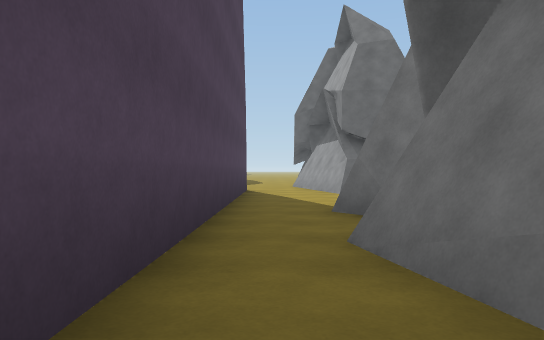
[1] (above)

17 first-person views from a walk through a scene from a Unity 3-D project. The camera is 1.2 m above the floor, looks level and sees 70° across. The floor is counted in squares, 2.29 m on a side. Each view is taken from the middle of a square. On the plan, view 1 faces up. The plan holds only what a view shows up to about 10 squares ahead; the rest is blank. The place goes on beyond the plan. The player character is not drawn. Some animated figures are left out. Some surface patterns are stand-ins.

[2]
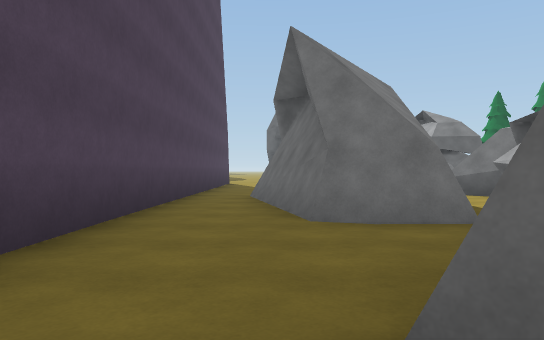

[3]
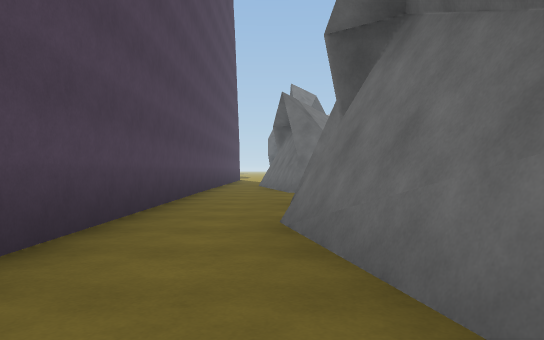

[4]
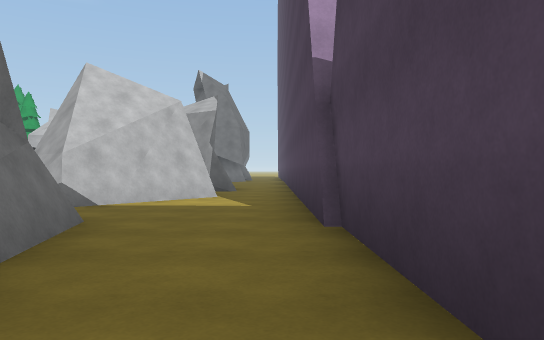

[5]
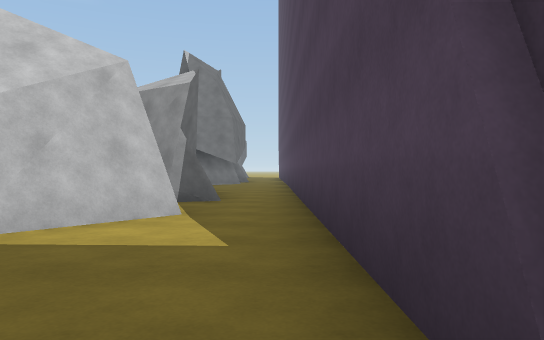

[6]
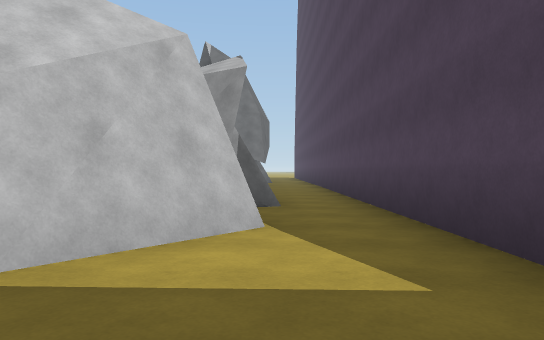

[7]
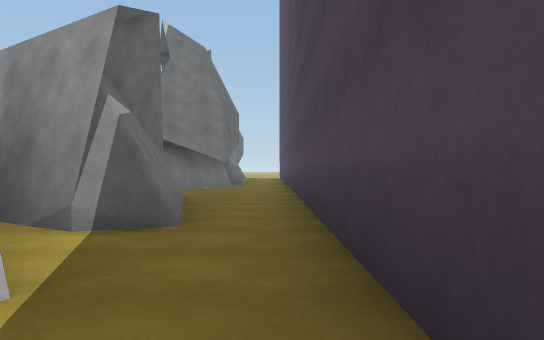

[8]
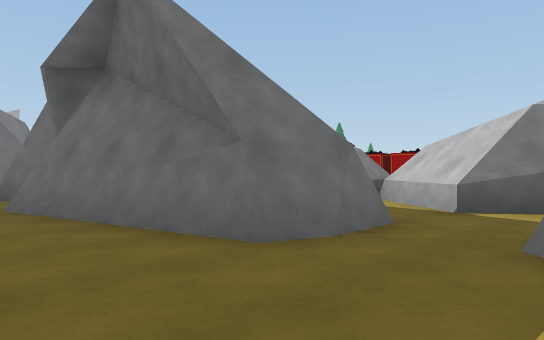

[9]
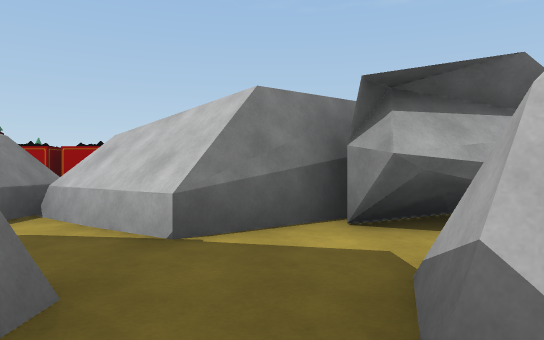

[10]
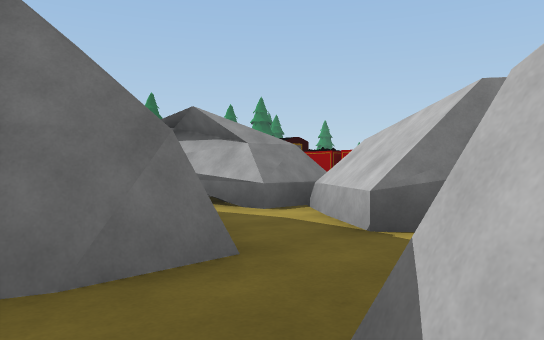

[11]
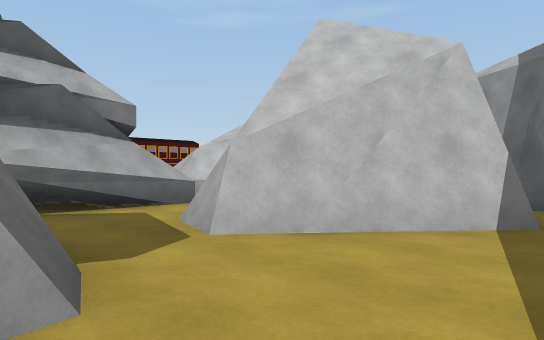

[12]
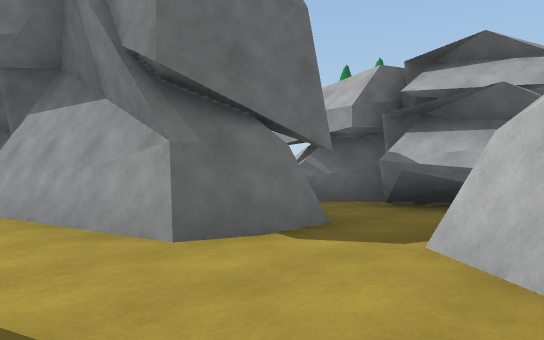

[13]
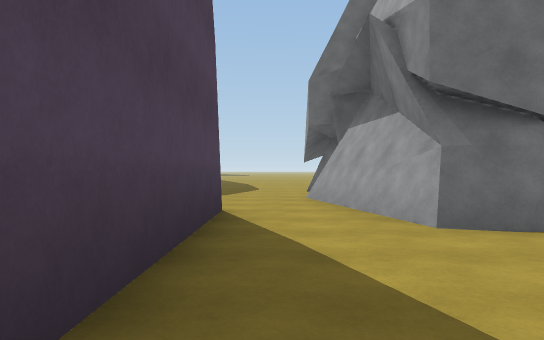

[14]
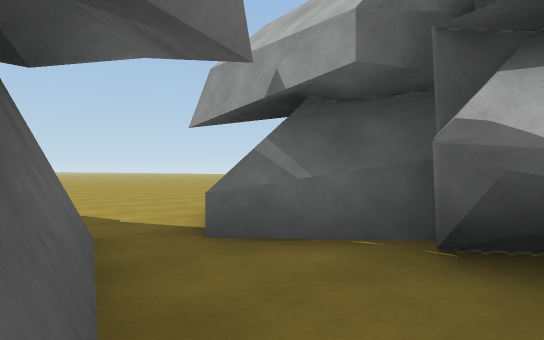

[15]
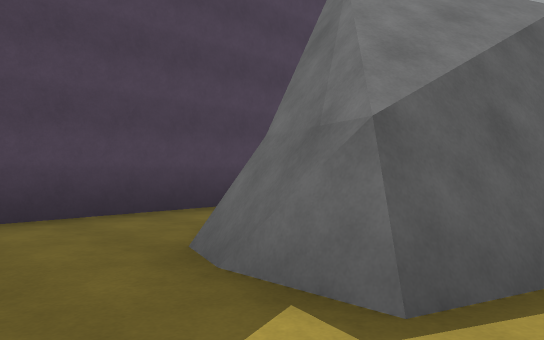

[16]
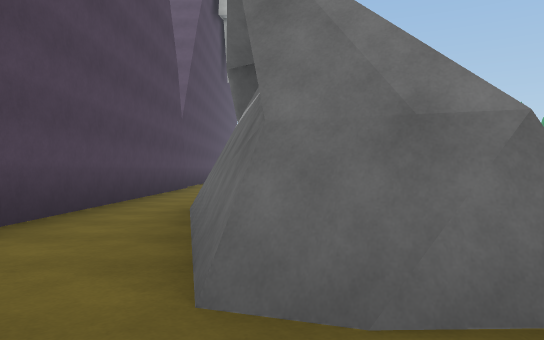

[17]
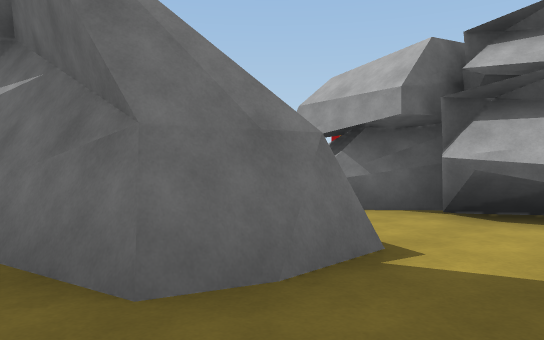

### Floor plan
Ten units are one square. View 1 is at (0, 0); x grows to the right and y downward. Boxes are objects, and circles mark ways between rooms. Rooms are numbered by the first view taken in them; rooms with no view inside come last. Other rooms are left out.
<svg viewBox="-75 -150 145 369">
<path fill="none" stroke="#000" d="M19 47 14 41M-5 97 -5 154M20 100 12 61M32 99 21 95 14 62M15 10 7 -29M27 10 16 6 15 -1M30 11 20 12M14 -5 10 -28 14 -31M11 137 30 115M13 139 31 117M11 157 17 154M14 -42 9 -48M-7 -56 -6 100M29 101 20 97M20 12 15 10M25 11 14 7M-7 -100 -7 -85M12 -105 8 -124M14 -104 10 -124M13 -140 9 -145M16 -84 12 -105M27 -83 15 -87M-7 -85 -7 -56M30 -84 17 -89 15 -102M19 -57 29 -69M9 -48 27 -70M29 -69 35 -67M59 -91 47 -106M35 -104 33 -97M53 -54 50 -88M40 -111 31 -85 23 -84M38 -112 36 -105M28 197 19 194M32 196 18 192 11 157M37 182 32 195 24 196M52 204 52 194M61 190 53 180M-5 154 -5 214M32 116 39 118M35 101 25 101M31 117 38 122M52 119 58 117M52 120 56 117M63 119 49 102M49 102 65 84"/>
<circle cx="0" cy="-50" r="3" fill="#2a7"/>
<circle cx="0" cy="160" r="3" fill="#2a7"/>
<circle cx="20" cy="110" r="3" fill="#2a7"/>
<circle cx="0" cy="-95" r="3" fill="#2a7"/>
<circle cx="20" cy="-80" r="3" fill="#2a7"/>
<text x="10" y="60">1</text>
<text x="-70" y="30">2</text>
<text x="10" y="-80">3</text>
<text x="40" y="-80">4</text>
<text x="20" y="200">5</text>
<text x="40" y="110">6</text>
</svg>
Room 1 opens to room 3. Room 1 opens to room 5. Room 1 opens to room 6. Room 2 opens to room 3. Room 3 opens to room 4.

Where each view was taken, in squares from view 1:
view 1: 0 up, 0 right, facing up
view 2: 5 down, 1 right, facing up
view 3: 10 down, 1 right, facing up
view 4: 6 down, 0 right, facing down
view 5: 9 down, 0 right, facing down
view 6: 10 down, 1 right, facing down
view 7: 12 down, 0 right, facing down
view 8: 12 down, 0 right, facing up-right
view 9: 11 down, 2 right, facing right
view 10: 12 down, 2 right, facing up-right
view 11: 9 up, 0 right, facing down-right
view 12: 6 up, 0 right, facing up-right
view 13: 5 up, 0 right, facing up
view 14: 8 up, 3 right, facing up-right
view 15: 21 down, 4 right, facing up-left
view 16: 21 down, 2 right, facing up
view 17: 21 down, 1 right, facing up-right
